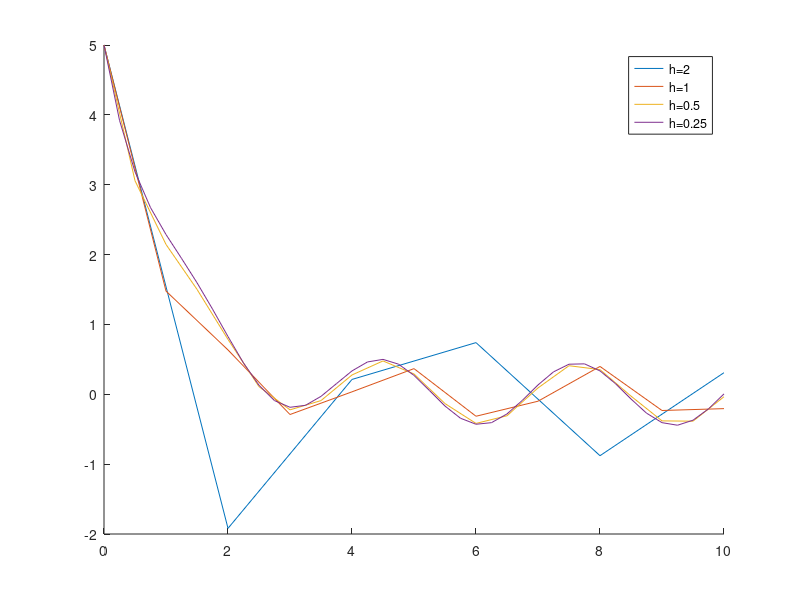

MATLAB code to generate this figure:
%PRACTICAS EJERICIO 4
clear all;
clc;
more off;
function y=f(t,x)
  y=-x+sin(2*t);
endfunction
%
a=0; b=10; mu=5; ah=[2 1 0.5 0.25];

figure(1); clf; hold on;
for i=1:length(ah)
  h=ah(i);
  N=round((b-a)/h);
  t=a*ones(1,N+1);
  x=mu*ones(1,N+1);
  for n=1:N
    xn=x(n);
    K1=f(t(n),xn);
    K2=f(t(n)+h,x(n));
    K2=fsolve(@(u)f(t(n)+h,xn+h*u)-u,K2);
    x(n+1)=xn+h/2*(K2+K1);
    t(n+1)=t(n)+h;
  endfor
  plot(t,x,[';h=' num2str(h) ';']);
endfor
%
hold off;












